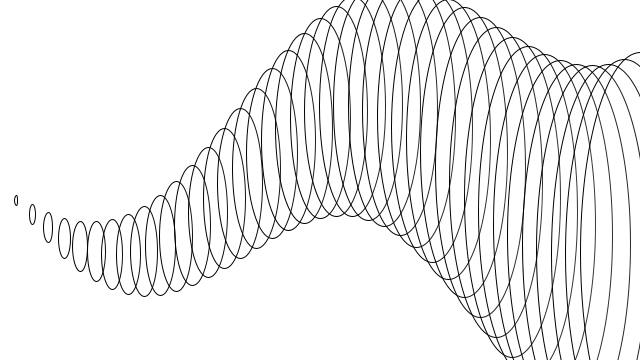
Frame 1 (no input)
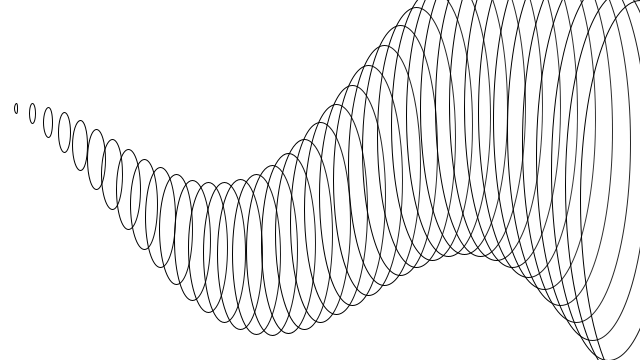
Frame 60 (the mouse pressed at the canvas centre just before this capture)
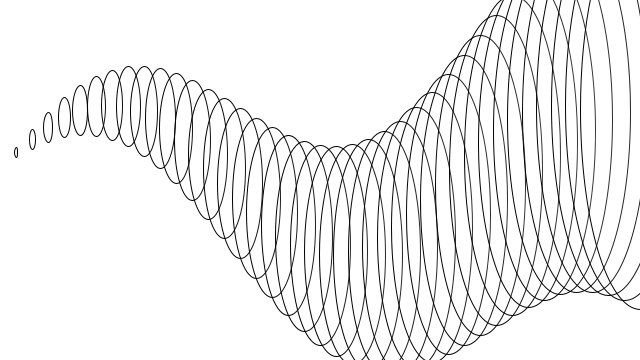
Frame 120 (the mouse held since frame 60 and released just before this capture)

The Processing sketch that drew these frames (run headless with seeded random() and noise(); from frame 60 on, the mouse is pressed at the canvas centre):

// Processing sketch: processing_70302
// ── processing_70302.pde

int xspacing = 16;   // How far apart should each horizontal location be spaced
int w;              // Width of entire wave

float theta = 0.0;  // Start angle at 0
float amplitude = 75.0;  // Height of wave
float period = 500.0;  // How many pixels before the wave repeats
float dx;  // Value for incrementing X, a function of period and xspacing
float[] yvalues;  // Using an array to store height values for the wave

void setup() {
  size(640, 360);
  w = width+16;
  dx = (TWO_PI / period) * xspacing;
  yvalues = new float[w/xspacing];
}

void draw() {
  background(255);
  calcWave();
  renderWave();
}

void calcWave() {
  // Increment theta (try different values for 'angular velocity' here
  theta += 0.08;

  // For every x value, calculate a y value with sine function
  float x = theta;
  for (int i = 0; i < yvalues.length; i++) {
    yvalues[i] = sin(x)*amplitude;
    x+=dx;
  }
}

void renderWave() {
  
  fill(255,255,255,10);
  // A simple way to draw the wave with an ellipse at each location
  for (int x = 0; x < yvalues.length; x++) {
    ellipse(x*xspacing, height/2+yvalues[x], 3*x, 10*x);
  }
}
